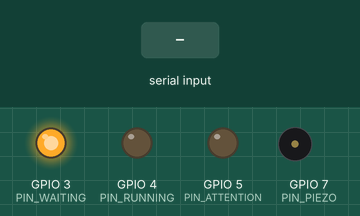
Simulated run of this sketch. Board: ESP32. Shown: output pins drawn as LEDs (lit = HIGH), buzzer (waves = sounding). Inputs (shaded band) come from the test bench. What the sketch prints to the serial monitor is not drawn.

Above: at 1.4 s.
1.5 s: "running\n" received over Serial
At 2.7 s:
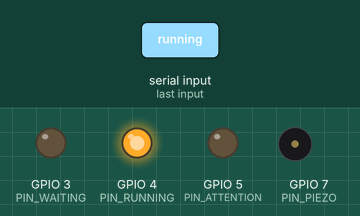
3.0 s: "running_alert\n" received over Serial
At 3.1 s:
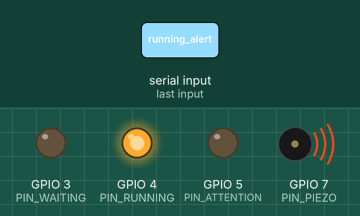
4.7 s: "attention\n" received over Serial
At 5.2 s:
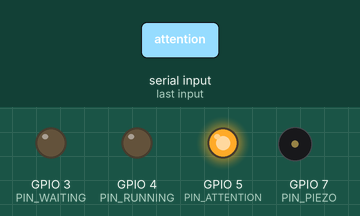
6.2 s: "attention_alert\n" received over Serial
At 6.3 s:
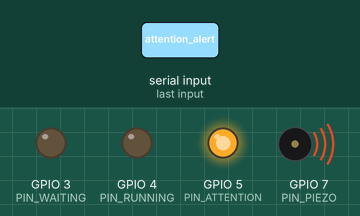
7.9 s: "waiting\n" received over Serial
At 8.3 s:
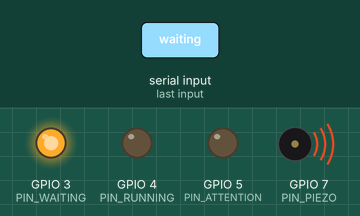
9.9 s: "exit\n" received over Serial
At 11.3 s:
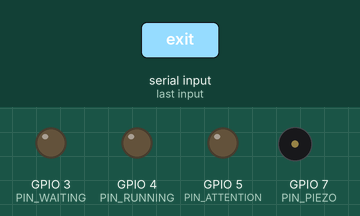
Timing chart, 0 to 12.8 s (numbered marks = the images above; inputs shaded):
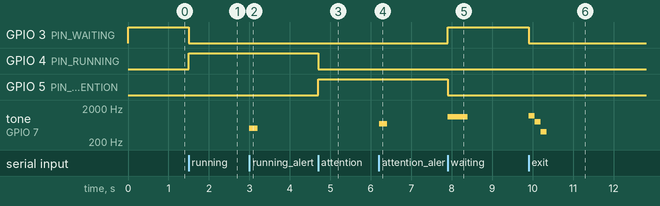

The sketch:

claude_traffic_light.ino
```cpp
/*
  Claude Status Indicator - ESP32 (USB Serial version)
  ------------------------------------------------------
  Drives 3 LEDs to show what Claude is doing:
    - WAITING    -> idle, waiting for you to type something
    - RUNNING    -> actively working (using a tool, thinking, etc.)
    - ATTENTION  -> needs you (permission prompt, error, or finished a task)

  No WiFi needed. The ESP32 just listens on its USB serial port for
  one word per line: "running", "waiting", or "attention".

  From your machine, a hook can set the state with a one-liner, e.g.:
    echo "running" > /dev/ttyUSB0        (Linux)
    echo "running" > /dev/cu.usbserial-0001   (macOS, adjust to your port)

  Wiring:
    PIN_WAITING   -> GREEN  LED + resistor (~220-330 ohm) -> GND
    PIN_ATTENTION -> YELLOW LED + resistor                -> GND
    PIN_RUNNING   -> RED    LED + resistor                -> GND
*/

// ---- CONFIG: edit these if your wiring differs ----
const int PIN_WAITING   = 3; // GREEN
const int PIN_RUNNING   = 4; // RED
const int PIN_ATTENTION = 5; // YELLOW
const int PIN_PIEZO     = 7; // BUZZER

const unsigned long BAUD_RATE = 115200;

String currentState = "waiting";
unsigned long lastSignalMillis = 0;
String inputBuffer = "";

void applyState(String state) {
  state.trim();
  state.toLowerCase();

  digitalWrite(PIN_WAITING, LOW);
  digitalWrite(PIN_RUNNING, LOW);
  digitalWrite(PIN_ATTENTION, LOW);

  if (state == "running") {
    digitalWrite(PIN_RUNNING, HIGH);
    currentState = "running";

  } else if (state == "running_alert") {
    tone(PIN_PIEZO, 500);
    digitalWrite(PIN_RUNNING, HIGH);
    currentState = "running_alert";
    delay(200);
    noTone(PIN_PIEZO);

  } else if (state == "attention") {
    digitalWrite(PIN_ATTENTION, HIGH);
    currentState = "attention";

  } else if (state == "attention_alert") {
    tone(PIN_PIEZO, 700);
    digitalWrite(PIN_ATTENTION, HIGH);
    currentState = "attention_alert";
    delay(200);
    noTone(PIN_PIEZO);

  } else if (state == "waiting") {
    tone(PIN_PIEZO, 1100);
    digitalWrite(PIN_WAITING, HIGH);
    currentState = "waiting";
    delay(500);
    noTone(PIN_PIEZO);

  } else if (state == "power") {
    digitalWrite(PIN_WAITING, HIGH);
    currentState = "power";

  } else if (state == "exit") {
    tone(PIN_PIEZO, 1200);
    delay(150);
    tone(PIN_PIEZO, 800);
    delay(150);
    tone(PIN_PIEZO, 400);
    delay(150);
    noTone(PIN_PIEZO);
    currentState = "exit";

  } else {
    // Unknown word on the line - ignore it, don't change state.
    return;
  }
  lastSignalMillis = millis();
}

void setup() {
  pinMode(PIN_WAITING, OUTPUT);
  pinMode(PIN_RUNNING, OUTPUT);
  pinMode(PIN_ATTENTION, OUTPUT);
  applyState("power");

  Serial.begin(BAUD_RATE);
  // Give the host a moment; not required but harmless.
  delay(200);
  Serial.println("Claude status indicator ready");

}

void loop() {
  // Read serial one line at a time so partial writes don't glitch the state.
  while (Serial.available() > 0) {
    char c = (char)Serial.read();
    if (c == '\n' || c == '\r') {
      if (inputBuffer.length() > 0) {
        applyState(inputBuffer);
        inputBuffer = "";
      }
    } else {
      inputBuffer += c;
      // Guard against runaway buffer growth if something writes garbage.
      if (inputBuffer.length() > 32) {
        inputBuffer = "";
      }
    }
  }

  // Safety net: if stuck on "running" with no update for 10 minutes,
  // fall back to waiting so a dropped connection doesn't lie forever.
  if (currentState == "running" && millis() - lastSignalMillis > 10UL * 60UL * 1000UL) {
    applyState("power");
  }

}
```

Measured:
- after the input at 1.5 s, GPIO 3 (PIN_WAITING): HIGH → LOW at once; GPIO 4 (PIN_RUNNING): LOW → HIGH at once
- after the input at 3.0 s, tone on GPIO 7 (PIN_PIEZO): silent → 500 Hz at once, → silent 0.20 s later
- after the input at 4.7 s, GPIO 4 (PIN_RUNNING): HIGH → LOW at once; GPIO 5 (PIN_ATTENTION): LOW → HIGH at once
- after the input at 6.2 s, tone on GPIO 7 (PIN_PIEZO): silent → 700 Hz at once, → silent 0.20 s later
- after the input at 7.9 s, GPIO 3 (PIN_WAITING): LOW → HIGH at once; GPIO 5 (PIN_ATTENTION): HIGH → LOW at once; tone on GPIO 7 (PIN_PIEZO): silent → 1100 Hz at once, → silent 0.50 s later
- after the input at 9.9 s, GPIO 3 (PIN_WAITING): HIGH → LOW at once; tone on GPIO 7 (PIN_PIEZO): silent → 1200 Hz at once, → 800 Hz 0.15 s later, → 400 Hz 0.15 s later, → silent 0.15 s later
